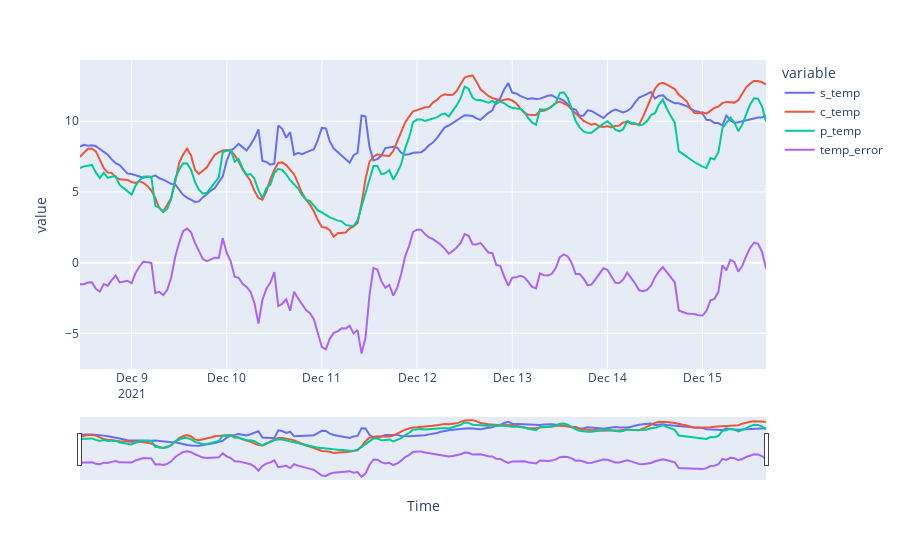
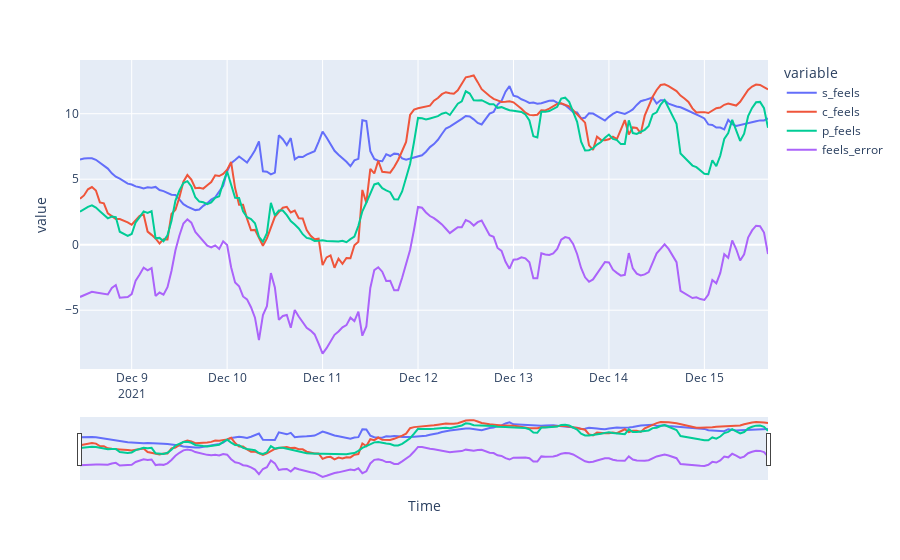
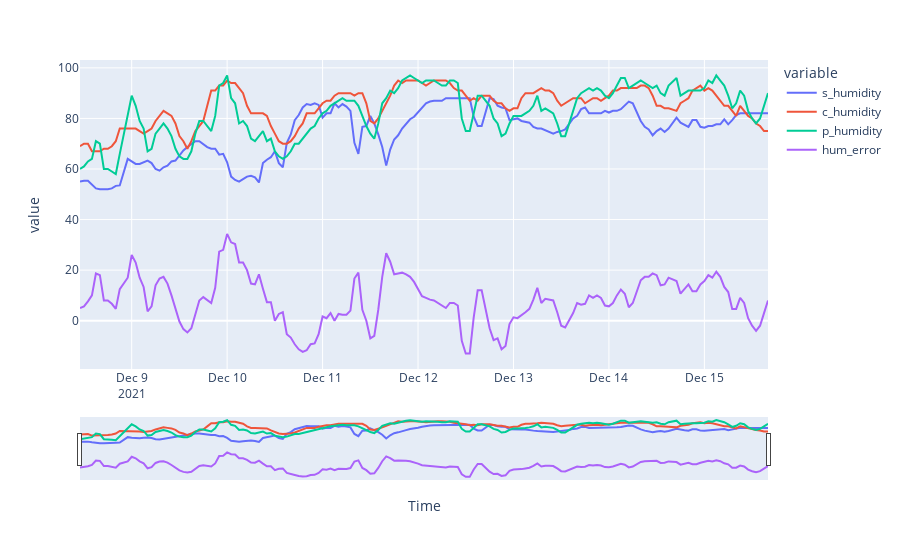
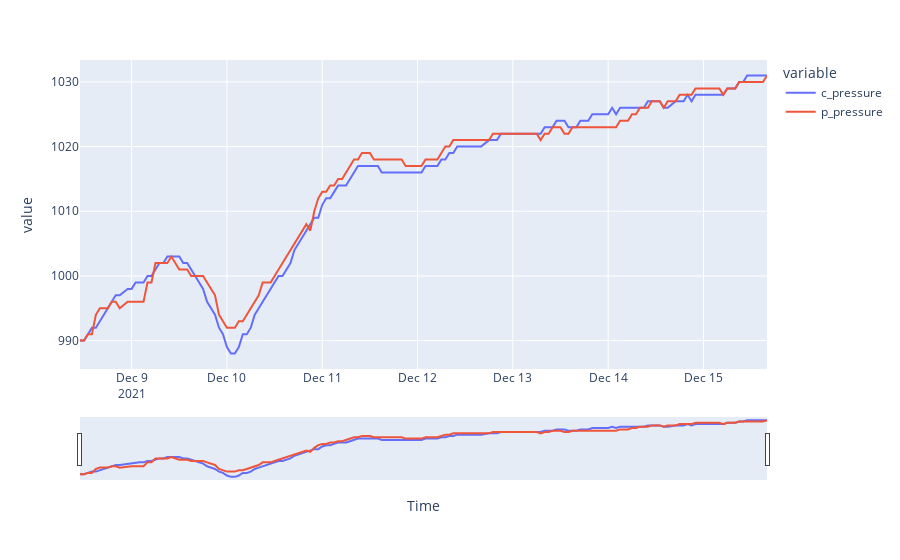

These figures' notebook cell, in order:
### Code cell
autoopen = True
# make plots for each of the variables of interest
fig = px.line(weather, x="c_time", y=["s_temp", "c_temp", "p_temp", "temp_error"], labels={'c_time': 'Time'})
fig.update_layout(xaxis=dict(rangeslider=dict(visible=True)))
fig.show()
#py.plot(fig, filename = 'temperature', auto_open=autoopen)

fig = px.line(weather, x="c_time", y=["s_feels", "c_feels", "p_feels", "feels_error"], labels={'c_time': 'Time'})
fig.update_layout(xaxis=dict(rangeslider=dict(visible=True)))
fig.show()
#py.plot(fig, filename = 'feels', auto_open=autoopen)

fig = px.line(weather, x="c_time", y=["s_humidity", "c_humidity", "p_humidity", "hum_error"], labels={'c_time': 'Time'})
fig.update_layout(xaxis=dict(rangeslider=dict(visible=True)))
fig.show()
#py.plot(fig, filename = 'humidity', auto_open=autoopen)

fig = px.line(weather, x="c_time", y=["c_pressure", "p_pressure"], labels={'c_time': 'Time'})
fig.update_layout(xaxis=dict(rangeslider=dict(visible=True)))
fig.show()
#py.plot(fig, filename = 'pressure', auto_open=autoopen)

fig = px.line(weather, x="c_time", y=["c_wind_speed", "p_wind_speed"], labels={'c_time': 'Time'})
fig.update_layout(xaxis=dict(rangeslider=dict(visible=True)))
fig.show()
#py.plot(fig, filename = 'wind', auto_open=autoopen)

fig = px.line(weather, x="c_time", y=["c_clouds", "p_clouds"], labels={'c_time': 'Time'})
fig.update_layout(xaxis=dict(rangeslider=dict(visible=True)))
fig.show()
#py.plot(fig, filename = 'clouds', auto_open=autoopen)

fig = px.line(weather, x="c_time", y=["c_weather_desc", "p_weather_desc"], labels={'c_time': 'Time'})
fig.update_yaxes(categoryorder='trace')
#["clear sky", "few clouds", "scattered clouds", "broken clouds", "overcast clouds", "light intensity drizzle", "light rain", "moderate rain", "heavy inteensity rain"])
fig.update_layout(xaxis=dict(rangeslider=dict(visible=True)))
fig.show()
#py.plot(fig, filename = 'description', auto_open=autoopen)

### Figure 1 — Plotly figure (JSON) as saved in the notebook; plotly's stock layout.template omitted (floating-point values rounded to 4 significant figures; data arrays with more than 128 entries replaced by an {"elided": "..."} marker saying what was removed)
{"data": [{"hovertemplate": "variable=s_temp<br>Time=%{x}<br>value=%{y}<extra></extra>", "legendgroup": "s_temp", "line": {"color": "#636efa", "dash": "solid"}, "marker": {"symbol": "circle"}, "mode": "lines", "name": "s_temp", "orientation": "v", "showlegend": true, "type": "scatter", "x": {"elided": "171 str values"}, "xaxis": "x", "y": {"elided": "171 float values"}, "yaxis": "y"}, {"hovertemplate": "variable=c_temp<br>Time=%{x}<br>value=%{y}<extra></extra>", "legendgroup": "c_temp", "line": {"color": "#EF553B", "dash": "solid"}, "marker": {"symbol": "circle"}, "mode": "lines", "name": "c_temp", "orientation": "v", "showlegend": true, "type": "scatter", "x": {"elided": "171 str values"}, "xaxis": "x", "y": {"elided": "171 float values"}, "yaxis": "y"}, {"hovertemplate": "variable=p_temp<br>Time=%{x}<br>value=%{y}<extra></extra>", "legendgroup": "p_temp", "line": {"color": "#00cc96", "dash": "solid"}, "marker": {"symbol": "circle"}, "mode": "lines", "name": "p_temp", "orientation": "v", "showlegend": true, "type": "scatter", "x": {"elided": "171 str values"}, "xaxis": "x", "y": {"elided": "171 float values"}, "yaxis": "y"}, {"hovertemplate": "variable=temp_error<br>Time=%{x}<br>value=%{y}<extra></extra>", "legendgroup": "temp_error", "line": {"color": "#ab63fa", "dash": "solid"}, "marker": {"symbol": "circle"}, "mode": "lines", "name": "temp_error", "orientation": "v", "showlegend": true, "type": "scatter", "x": {"elided": "171 str values"}, "xaxis": "x", "y": {"elided": "171 float values"}, "yaxis": "y"}], "layout": {"legend": {"title": {"text": "variable"}, "tracegroupgap": 0}, "margin": {"t": 60}, "xaxis": {"anchor": "y", "domain": [0, 1], "rangeslider": {"visible": true}, "title": {"text": "Time"}}, "yaxis": {"anchor": "x", "domain": [0, 1], "title": {"text": "value"}}}}

### Figure 2 — Plotly figure (JSON) as saved in the notebook; plotly's stock layout.template omitted (floating-point values rounded to 4 significant figures; data arrays with more than 128 entries replaced by an {"elided": "..."} marker saying what was removed)
{"data": [{"hovertemplate": "variable=s_feels<br>Time=%{x}<br>value=%{y}<extra></extra>", "legendgroup": "s_feels", "line": {"color": "#636efa", "dash": "solid"}, "marker": {"symbol": "circle"}, "mode": "lines", "name": "s_feels", "orientation": "v", "showlegend": true, "type": "scatter", "x": {"elided": "171 str values"}, "xaxis": "x", "y": {"elided": "171 float values"}, "yaxis": "y"}, {"hovertemplate": "variable=c_feels<br>Time=%{x}<br>value=%{y}<extra></extra>", "legendgroup": "c_feels", "line": {"color": "#EF553B", "dash": "solid"}, "marker": {"symbol": "circle"}, "mode": "lines", "name": "c_feels", "orientation": "v", "showlegend": true, "type": "scatter", "x": {"elided": "171 str values"}, "xaxis": "x", "y": {"elided": "171 float values"}, "yaxis": "y"}, {"hovertemplate": "variable=p_feels<br>Time=%{x}<br>value=%{y}<extra></extra>", "legendgroup": "p_feels", "line": {"color": "#00cc96", "dash": "solid"}, "marker": {"symbol": "circle"}, "mode": "lines", "name": "p_feels", "orientation": "v", "showlegend": true, "type": "scatter", "x": {"elided": "171 str values"}, "xaxis": "x", "y": {"elided": "171 float values"}, "yaxis": "y"}, {"hovertemplate": "variable=feels_error<br>Time=%{x}<br>value=%{y}<extra></extra>", "legendgroup": "feels_error", "line": {"color": "#ab63fa", "dash": "solid"}, "marker": {"symbol": "circle"}, "mode": "lines", "name": "feels_error", "orientation": "v", "showlegend": true, "type": "scatter", "x": {"elided": "171 str values"}, "xaxis": "x", "y": {"elided": "171 float values"}, "yaxis": "y"}], "layout": {"legend": {"title": {"text": "variable"}, "tracegroupgap": 0}, "margin": {"t": 60}, "xaxis": {"anchor": "y", "domain": [0, 1], "rangeslider": {"visible": true}, "title": {"text": "Time"}}, "yaxis": {"anchor": "x", "domain": [0, 1], "title": {"text": "value"}}}}

### Figure 3 — Plotly figure (JSON) as saved in the notebook; plotly's stock layout.template omitted (floating-point values rounded to 4 significant figures; data arrays with more than 128 entries replaced by an {"elided": "..."} marker saying what was removed)
{"data": [{"hovertemplate": "variable=s_humidity<br>Time=%{x}<br>value=%{y}<extra></extra>", "legendgroup": "s_humidity", "line": {"color": "#636efa", "dash": "solid"}, "marker": {"symbol": "circle"}, "mode": "lines", "name": "s_humidity", "orientation": "v", "showlegend": true, "type": "scatter", "x": {"elided": "171 str values"}, "xaxis": "x", "y": {"elided": "171 float values"}, "yaxis": "y"}, {"hovertemplate": "variable=c_humidity<br>Time=%{x}<br>value=%{y}<extra></extra>", "legendgroup": "c_humidity", "line": {"color": "#EF553B", "dash": "solid"}, "marker": {"symbol": "circle"}, "mode": "lines", "name": "c_humidity", "orientation": "v", "showlegend": true, "type": "scatter", "x": {"elided": "171 str values"}, "xaxis": "x", "y": {"elided": "171 int values"}, "yaxis": "y"}, {"hovertemplate": "variable=p_humidity<br>Time=%{x}<br>value=%{y}<extra></extra>", "legendgroup": "p_humidity", "line": {"color": "#00cc96", "dash": "solid"}, "marker": {"symbol": "circle"}, "mode": "lines", "name": "p_humidity", "orientation": "v", "showlegend": true, "type": "scatter", "x": {"elided": "171 str values"}, "xaxis": "x", "y": {"elided": "171 int values"}, "yaxis": "y"}, {"hovertemplate": "variable=hum_error<br>Time=%{x}<br>value=%{y}<extra></extra>", "legendgroup": "hum_error", "line": {"color": "#ab63fa", "dash": "solid"}, "marker": {"symbol": "circle"}, "mode": "lines", "name": "hum_error", "orientation": "v", "showlegend": true, "type": "scatter", "x": {"elided": "171 str values"}, "xaxis": "x", "y": {"elided": "171 float values"}, "yaxis": "y"}], "layout": {"legend": {"title": {"text": "variable"}, "tracegroupgap": 0}, "margin": {"t": 60}, "xaxis": {"anchor": "y", "domain": [0, 1], "rangeslider": {"visible": true}, "title": {"text": "Time"}}, "yaxis": {"anchor": "x", "domain": [0, 1], "title": {"text": "value"}}}}

### Figure 4 — Plotly figure (JSON) as saved in the notebook; plotly's stock layout.template omitted (floating-point values rounded to 4 significant figures; data arrays with more than 128 entries replaced by an {"elided": "..."} marker saying what was removed)
{"data": [{"hovertemplate": "variable=c_pressure<br>Time=%{x}<br>value=%{y}<extra></extra>", "legendgroup": "c_pressure", "line": {"color": "#636efa", "dash": "solid"}, "marker": {"symbol": "circle"}, "mode": "lines", "name": "c_pressure", "orientation": "v", "showlegend": true, "type": "scatter", "x": {"elided": "171 str values"}, "xaxis": "x", "y": {"elided": "171 int values"}, "yaxis": "y"}, {"hovertemplate": "variable=p_pressure<br>Time=%{x}<br>value=%{y}<extra></extra>", "legendgroup": "p_pressure", "line": {"color": "#EF553B", "dash": "solid"}, "marker": {"symbol": "circle"}, "mode": "lines", "name": "p_pressure", "orientation": "v", "showlegend": true, "type": "scatter", "x": {"elided": "171 str values"}, "xaxis": "x", "y": {"elided": "171 int values"}, "yaxis": "y"}], "layout": {"legend": {"title": {"text": "variable"}, "tracegroupgap": 0}, "margin": {"t": 60}, "xaxis": {"anchor": "y", "domain": [0, 1], "rangeslider": {"visible": true}, "title": {"text": "Time"}}, "yaxis": {"anchor": "x", "domain": [0, 1], "title": {"text": "value"}}}}
